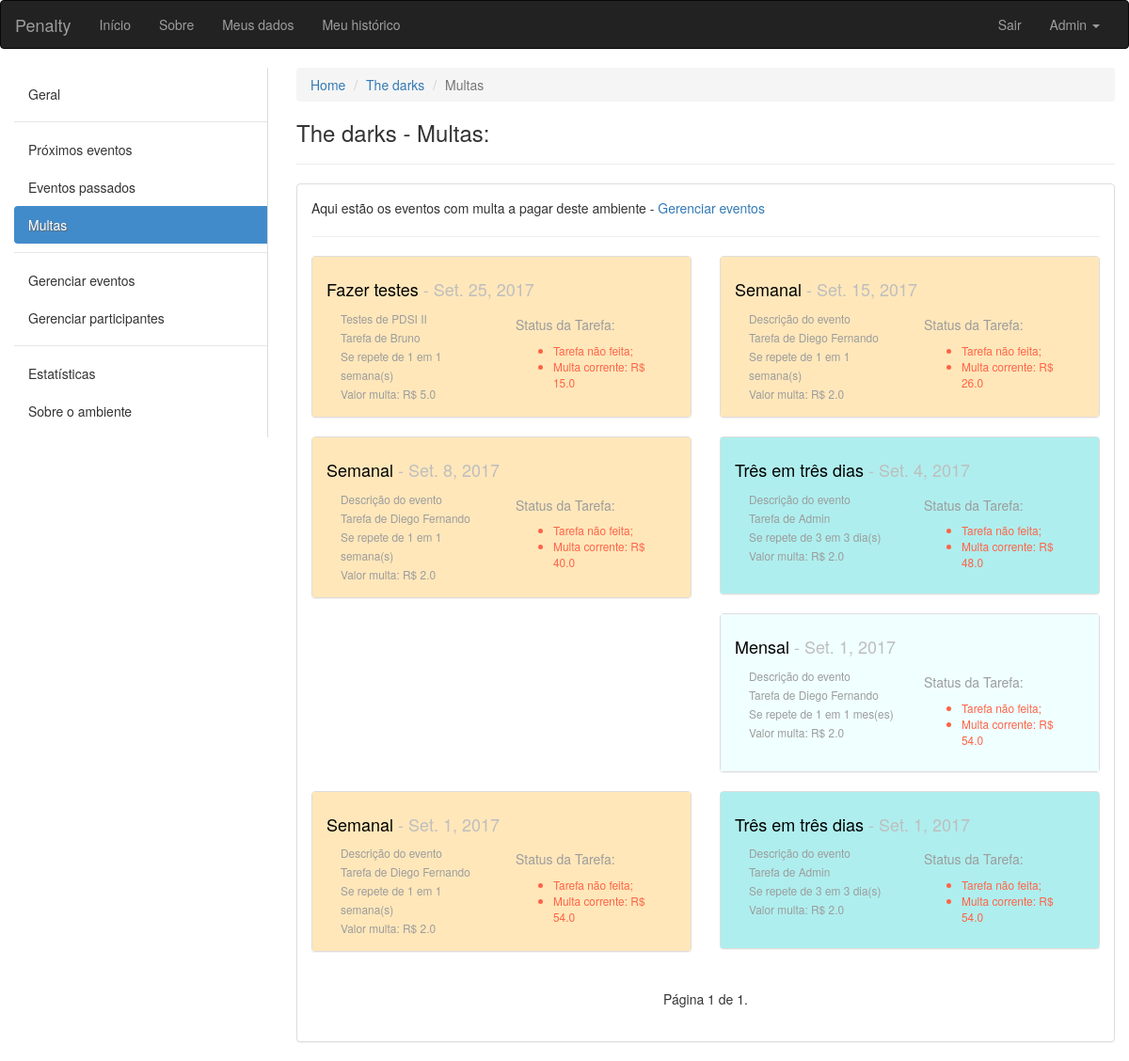
/ambiente/2/multas/ (signed in), run on an earlier commit of the app's database.
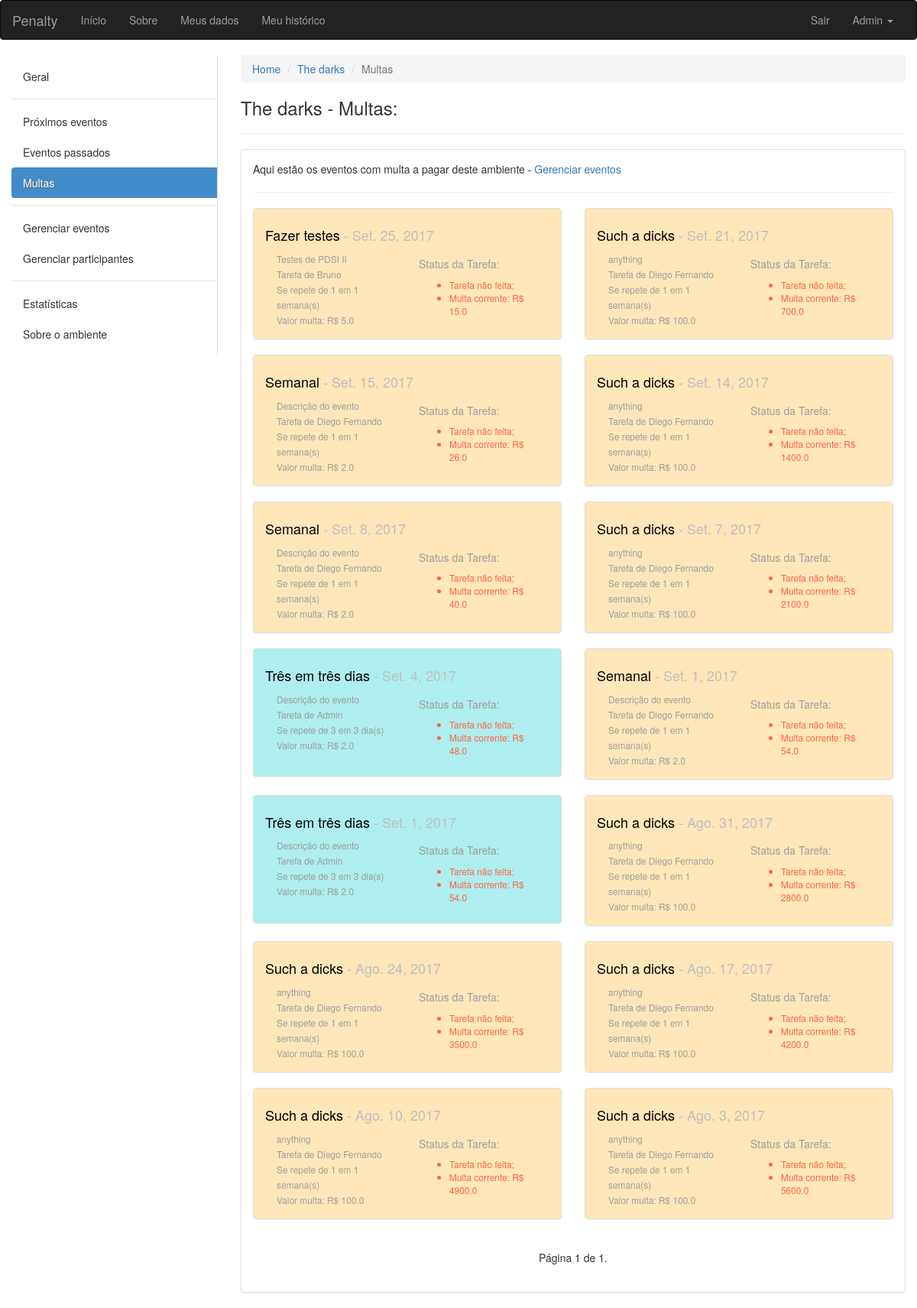
And on a later commit of the database.
### ambiente/models.py (models this page shows, shortened)
class Evento(models.Model):
	INTERVALOS = (
        ('D', 'Dias'),
        ('S', 'Semanas'),
        ('M', 'Meses'),
    )
	nome = models.CharField(max_length=100, verbose_name='Nome', null=False, blank=False)
	descricao = models.CharField(max_length=100, verbose_name='Descrição', null=True, blank=False)
	criador = models.ForeignKey(User, verbose_name='Criador', null=False, blank=False, related_name='+', default=1)
	responsavel = models.ForeignKey(User, verbose_name='Responsavel pela tarefa', null=False, blank=False, related_name='+', default=1)
	ambiente = models.ForeignKey(Ambiente, verbose_name='Ambiente', null=False, blank=False, related_name='+')
	data_inicio = models.DateField(default=date.today)
	data_fim = models.DateField(verbose_name='Data de término')
	dia_evento = models.DateField()
	id_agrupador = models.IntegerField()
	valor_multa = models.FloatField(verbose_name='Valor da multa', blank=False, default=2.0)
	quantidade_intervalos_repeticao = models.IntegerField(verbose_name='Se repete em')
	intervalo = models.CharField(max_length=40, choices=INTERVALOS, null=False, blank=False)
	solicitacao_de_validacao = models.BooleanField(default=False)
	momento_da_solicitacao = models.DateTimeField(blank=True, null=True)
	def action_rules(self):
		if self.dia_evento > date.today():
			return False # Se a data do evento for futura não mostre botões
		elif self.solicitacao_de_validacao: # Se o responsável tiver solicitado...
			if self.momento_da_solicitacao.replace(day=self.momento_da_solicitacao.day + 2) > timezone.now():
				return 1 # Se houve solicitação, os outros usuários tem 2 dias a mais para refutar que o responsável não cumpriu com o dever
			return 2 # Passou os dois dias, tarefa validada
		else: # Se o responsável não tiver solicitado...
			if self.dia_evento == date.today():
				return 3 # Poderá solicitar cumprimento da tarefa
			elif self.dia_evento < date.today():
				return 4 # Multa está correndo
	def multa_corrente(self):
		if date.today() < self.dia_evento:
			return 0.0
		elif self.solicitacao_de_validacao:
			return self.valor_multa * (date(self.momento_da_solicitacao.year, self.momento_da_solicitacao.month, self.momento_da_solicitacao.day) - self.dia_evento).days
		else:
			return self.valor_multa * (date.today() - self.dia_evento).days

### ambiente/views.py (the view)
# urls.py: url(r'^(?P<pkambiente>[0-9]+)/multas/$', views.eventos_multados, name='eventos_multados'),
def eventos_multados(request, pkambiente):
	ambiente = get_object_or_404(Ambiente, pk=pkambiente)
	get_object_or_404(ambiente.participantes, pk=request.user.pk)
	tarefas = Evento.objects.filter(ambiente=ambiente).filter(dia_evento__lt=date.today()).filter(solicitacao_de_validacao=False).order_by('dia_evento')[::-1]
	paginator = Paginator(tarefas, 14) # Mostra 15 contatos por página
	try:
		page = int(request.GET.get('page', '1'))
	except ValueError:
		page = 1
	try:
		lista = paginator.page(page)
	except (EmptyPage, InvalidPage):
		lista = paginator.page(paginator.num_pages)
	return render(request, 'eventos_multados.html', {'ambiente':ambiente, 'eventos':lista, 'participantes':User.objects.all()})

### ambiente/templatetags/aux_tags.py (called while the page is built)
@register.filter(name='typedata')
def typedata(value):
	if value == "D":
		return "dia(s)"
	elif value == "S":
		return "semana(s)"
	return "mes(es)"

### ambiente/templates/eventos_multados.html (shortened to what this page needs)
{% extends "base.html" %}
{% load aux_tags %}
{% block conteudo %}
<div class="container-fluid">
	<div class="row">
		<div class="col-sm-3">
		    <nav class="nav-sidebar">
		        <ul class="nav">
		            <li><a href="{% url 'ambiente:ambiente' ambiente.pk %}">Geral</a></li>
		            <li class="nav-divider"></li>
		            <li><a href="{% url 'ambiente:proximos_eventos' ambiente.pk %}">Próximos eventos</a></li>
		            <li><a href="javascript:;">Eventos passados</a></li>
		            <li class="active"><a href="javascript:;">Multas</a></li>
		            <li class="nav-divider"></li>
		            <li><a href="{% url 'ambiente:eventos' ambiente.pk %}">Gerenciar eventos</a></li>
		            <li><a href="{% url 'ambiente:participantes' ambiente.pk %}">Gerenciar participantes</a></li>
		            <li class="nav-divider"></li>
		            <li><a href="javascript:;">Estatísticas</a></li>
		            <li><a href="javascript:;">Sobre o ambiente</a></li>
		        </ul>
		    </nav>
		</div>
	<div class="col-sm-9">
		<ol class="breadcrumb">
		  <li><a href="#">Home</a></li>
		  <li><a href="{% url 'ambiente:ambiente' ambiente.pk %}">{{ ambiente.nome }}</a></li>
		  <li class="active">Multas</li>
		</ol>
		<h3>{{ ambiente.nome }} - Multas:</h3>
		<hr>
		<div class="panel panel-default">
		  <div class="panel-body">
		  <p>Aqui estão os eventos com multa a pagar deste ambiente - <a href="{% url 'ambiente:eventos' ambiente.pk %}">Gerenciar eventos</a></p>
		  <hr>
		  <div class="row">
		  {% for evento in eventos %}
		  <div class="col-xs-12 col-sm-12 col-md-12 col-lg-6">
		  	<div class="panel panel-default">
		  	  {% if evento.intervalo == "D" %}
		  	  	<div class="panel-body dias">
		  	  {% elif evento.intervalo == "S" %}
		  	  	<div class="panel-body semanas">
		  	  {% else %}
		  	    <div class="panel-body meses">
		  	  {% endif %}
			    <h4><a href="{% url 'ambiente:tarefa' ambiente.pk evento.pk %}" class="titulopindex">{{ evento.nome }}</a><span class="pCinza"> - {{ evento.dia_evento }}</span></h4>
			    <div class="col-xs-12 col-sm-12 col-md-6 col-lg-6">
			    	<small class="pCinzaUser">
				    	{{ evento.descricao }}<br>
				    	Tarefa de {{ evento.responsavel.first_name }}<br>
				    	Se repete de {{ evento.quantidade_intervalos_repeticao }} em {{ evento.quantidade_intervalos_repeticao }} {{ evento.intervalo|typedata }}<br>
				    	Valor multa: R$ {{ evento.valor_multa }}<br>
			    	</small>
			    </div>
			    <div class="col-xs-12 col-sm-12 col-md-6 col-lg-6">
			    	<small class="pCinzaUser">
			    	<h5>Status da Tarefa:</h5>
			    	<ul>
			    		{% if evento.action_rules == 1 %}
			    			<li style="color: #008B45;">Em validação...</li>
			    			{% if evento.multa_corrente > 0 %}
			    				<li style="color: #008B45;">Multa paga: R$ {{ evento.multa_corrente }}</li>
		    				{% endif %}
			    		{% elif evento.action_rules == 2 %}
			    			<li>Tarefa validada.</li>
			    			{% if evento.multa_corrente > 0 %}
			    				<li>Multa paga: R$ {{ evento.multa_corrente }}</li>
		    				{% endif %}
		    			{% elif evento.action_rules == 3 %}
			    			<li>Evento para hoje!</li>
			    		{% elif evento.action_rules == 4 %}
			    			<li style="color: #FF6347;">Tarefa não feita;</li>
			    			{% if evento.multa_corrente > 0 %}
			    				<li style="color: #FF6347;">Multa corrente: R$ {{ evento.multa_corrente }}</li>
		    				{% endif %}
			    		{% endif %}
			    	</ul>
			    </small>
			    </div>
			  </div>
			</div>
		  </div>
		  {% empty %}
		  	<div class="container">
		  		<p>Não há nenhuma tarefa com multa neste ambiente.</p>
		  	</div>
		  {% endfor %}
		  </div>
		  <div class="col-sm-6 col-sm-offset-3">
		  <nav aria-label="Page navigation">
			  <ul class="pager">
			    Página {{ eventos.number }} de {{ eventos.paginator.num_pages }}.
			  </ul>
			</nav>
			</div>
		  </div>
		</div>
	</div>
</div>
{% endblock conteudo %}

What changed in the data, as far as the page shows it:
no longer on this page (row edited): Evento: nome "Mensal", dia_evento "Set. 1, 2017", descricao "Descrição do evento", responsavel.first_name "Diego Fernando", quantidade_intervalos_repeticao "1", intervalo|typedata "mes(es)", valor_multa "2.0", multa_corrente "54.0"
added Evento: nome "Such a dicks", dia_evento "Set. 21, 2017", descricao "anything", responsavel.first_name "Diego Fernando", quantidade_intervalos_repeticao "1", intervalo|typedata "semana(s)", valor_multa "100.0", multa_corrente "700.0"
added Evento: nome "Such a dicks", dia_evento "Set. 14, 2017", descricao "anything", responsavel.first_name "Diego Fernando", quantidade_intervalos_repeticao "1", intervalo|typedata "semana(s)", valor_multa "100.0", multa_corrente "1400.0"
added Evento: nome "Such a dicks", dia_evento "Set. 7, 2017", descricao "anything", responsavel.first_name "Diego Fernando", quantidade_intervalos_repeticao "1", intervalo|typedata "semana(s)", valor_multa "100.0", multa_corrente "2100.0"
added Evento: nome "Such a dicks", dia_evento "Ago. 31, 2017", descricao "anything", responsavel.first_name "Diego Fernando", quantidade_intervalos_repeticao "1", intervalo|typedata "semana(s)", valor_multa "100.0", multa_corrente "2800.0"
added Evento: nome "Such a dicks", dia_evento "Ago. 24, 2017", descricao "anything", responsavel.first_name "Diego Fernando", quantidade_intervalos_repeticao "1", intervalo|typedata "semana(s)", valor_multa "100.0", multa_corrente "3500.0"
added Evento: nome "Such a dicks", dia_evento "Ago. 17, 2017", descricao "anything", responsavel.first_name "Diego Fernando", quantidade_intervalos_repeticao "1", intervalo|typedata "semana(s)", valor_multa "100.0", multa_corrente "4200.0"
added Evento: nome "Such a dicks", dia_evento "Ago. 10, 2017", descricao "anything", responsavel.first_name "Diego Fernando", quantidade_intervalos_repeticao "1", intervalo|typedata "semana(s)", valor_multa "100.0", multa_corrente "4900.0"
added Evento: nome "Such a dicks", dia_evento "Ago. 3, 2017", descricao "anything", responsavel.first_name "Diego Fernando", quantidade_intervalos_repeticao "1", intervalo|typedata "semana(s)", valor_multa "100.0", multa_corrente "5600.0"
